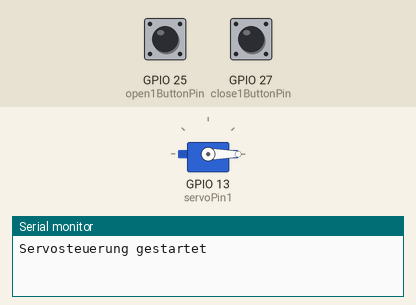
Simulated run of this sketch. Board: ESP32. Shown: servo, the last lines printed to the serial monitor. The inputs (shaded band) are chosen by the test bench; at power-on: GPIO 25 (open1ButtonPin) HIGH, GPIO 27 (close1ButtonPin) HIGH.

Above: at 4.2 s.
4.3 s: GPIO 25 (open1ButtonPin) pulled LOW for 0.15 s
At 5.4 s:
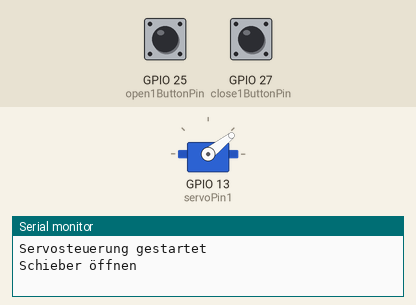
7.3 s: GPIO 27 (close1ButtonPin) pulled LOW for 0.15 s
At 10.0 s:
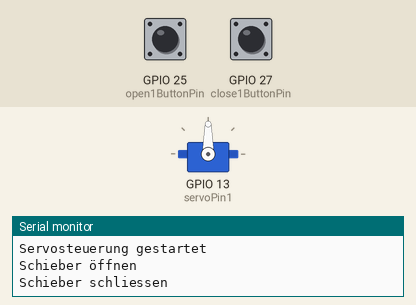
10.3 s: GPIO 27 (close1ButtonPin) pulled LOW for 1 s
13.6 s: GPIO 27 (close1ButtonPin) pulled LOW for 3.2 s
18.3 s: GPIO 25 (open1ButtonPin) pulled LOW for 1 s
At 18.82 s:
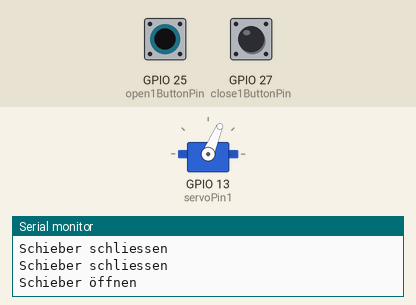
Timing chart, 0 to 21.7 s (numbered marks = the images above; inputs shaded):
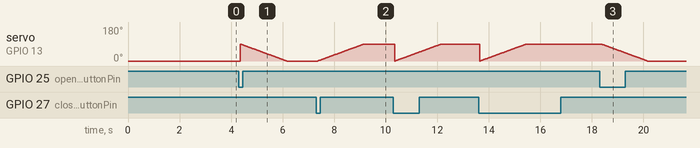

Measured:
- after the input at 7.3 s, servo on GPIO 13 (servoPin1): moves from 0° to 90° over 1.8 s, starting after 0.07 s
- after the input at 18.3 s, servo on GPIO 13 (servoPin1): moves from 90° to 0° over 1.8 s, starting after 0.07 s

The sketch:

Kugelschieber_Display.ino
```cpp
/* Servosteuerung für Kugelschieber Display Version vom 6.11.2025 Bernhard pleschko (Basierend auf sketch von Tillo!)

 Es wird 1 Servomotor DM996 angesteuert. Es gibt 2 Zustände:
 Schieber  offen
 Schieber  Zu - 90 Grad Drehung des Schiebers

 Der jeweilige Zustand wird über Knöpfe gesteuert, evtl. an die realisierte Verdrahtung anpassen
 */

#include <ESP32Servo.h> // madhephaestus/ESP32Servo@^3.0.9
#include <Button2.h>    // lennarthennigs/Button2 @ ^2.4.1

Servo ksServo; // servo Objekt erstellen um Motor zu steuern

Button2 open1Button; // Button2 Objekte erstellen, die die Abläufe pro Knopfdruck festlegen
Button2 close1Button;

int pos = 0;        // variable für die Servowinkelposition
int servoPin1 = 13;  // servo motor 1 mit pin D13 am ESP32 verbinden

int open1ButtonPin = 25;
int close1ButtonPin = 27;

int debounceTime = 50; // Entprellzeit für die Knöpfe in ms
int servoDelay = 20;   // Verzögerung zwischen den Servobewegungen in ms

// Button Handler Funktionen
void open1ButtonHandler(Button2 &open1Button)
{
  Serial.println("Schieber öffnen");
  for (pos = 90; pos >= 0; pos -= 1)
  {                       // Bewegung des servo von 90 Grad bis 0 Grad in Schritten von 1 Grad
    ksServo.write(pos); // bewegt den servo zur aktuell festgelegten Position
    delay(servoDelay);    // wartet 20 ms bis zum nächsten Schritt, anpassen um die Bewegungsgeschwindigkeit zu steuern
  }
}

void close1ButtonHandler(Button2 &close1Button)
{
  Serial.println("Schieber schliessen");
  for (pos = 0; pos <= 90; pos += 1)
  {                       // Bewegung des servo von 0 Grad bis 90 Grad in Schritten von 1 Grad
    ksServo.write(pos); // bewegt den servo zur aktuell festgelegten Position
    delay(servoDelay);    // wartet 20 ms bis zum nächsten Schritt, anpassen um die Bewegungsgeschwindigkeit zu steuern
  }
}

void setup()
{
  Serial.begin(9600);

  ksServo.setPeriodHertz(50);           // standard 50 hz servo frequenz
  ksServo.attach(servoPin1, 544, 2400); // verbindet und aktiviert den Servo an servoPin1 zum servo objekt 1 mit pulse width min 544us und max 2400us
  ksServo.write(0);                   // Anfangshaltepunkt im offenen Zustand
  delay(2000);

  // Button2 initialisieren
  open1Button.begin(open1ButtonPin, INPUT_PULLUP);
  // Die Handler Funktion dem PressedHandler zuweisen.
  // Die Button2 Bibliothek hat auch Handler für Released, Clicked, LongClicked etc.
  open1Button.setPressedHandler(open1ButtonHandler);
  // Entprellzeit setzen
  open1Button.setDebounceTime(debounceTime);

  close1Button.begin(close1ButtonPin, INPUT_PULLUP);
  close1Button.setPressedHandler(close1ButtonHandler);
  close1Button.setDebounceTime(debounceTime);

  delay(1000);
  Serial.println("Servosteuerung gestartet");
}

void loop()
{
  // In der loop Funktion werden nur die Button2 Objekte abgefragt
  open1Button.loop();
  close1Button.loop();
}
```
